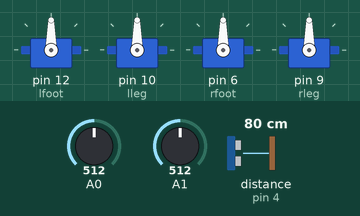
Recording of a sketch running on a simulated Arduino Uno, built with avr-gcc and run on an emulated ATmega328P. Shown: 4 × servo. Inputs (shaded band) come from the test bench; at power-on: A0 = 512, A1 = 512, distance to the obstacle (sensor on pin 4) 80 cm. The echo pulse lasts 58.3 µs per cm; what the sketch prints to the serial monitor is not drawn.

Above: at 0.1 s.
At 5.1 s:
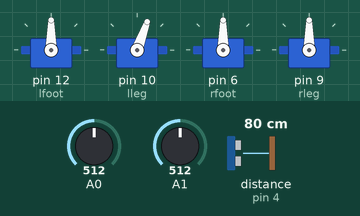
At 5.6 s:
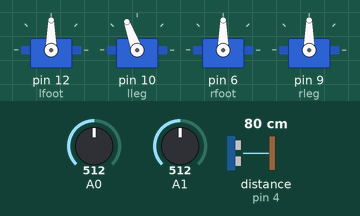
Timing chart, 0 to 7.5 s (numbered marks = the images above):
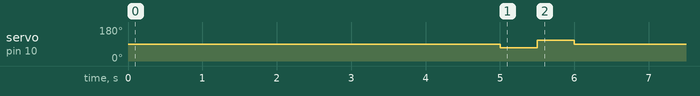

The sketch:

test.ino
```cpp
#include <Servo.h>

Servo lfoot;
Servo lleg;
Servo rfoot;
Servo rleg;

void setup() {
  Serial.begin(9600);

  lfoot.attach(12);
  lleg.attach(10);
  rfoot.attach(6);
  rleg.attach(9);

  delay(3000);
  lfoot.write(90);
  delay(500);
  lleg.write(90);
  delay(1000);
  rfoot.write(90);
  delay(500);
  lleg.write(90);

  lleg.write(70);
  delay(500);
  lleg.write(110);
  delay(500);
  lleg.write(90);
  delay(500);

  //sensore distanza
  pinMode(4, INPUT);
  pinMode(5, OUTPUT);
}

void loop() {
  //sensori IR
  int irl = analogRead(A0);
  int irr = analogRead(A1);
  Serial.print(irl);
  Serial.print(" - ");
  Serial.println(irr);
  delay(100);

  //porta bassa l'uscita del trigger
  digitalWrite( 5, LOW );
  //invia un impulso di 10microsec su trigger
  digitalWrite( 5, HIGH );
  delayMicroseconds( 10 );
  digitalWrite( 5, LOW );

  long durata = pulseIn( 4, HIGH );
  long distanza = 0.034 * durata / 2;

  Serial.print("distanza: ");
  Serial.println(distanza);
}
```
